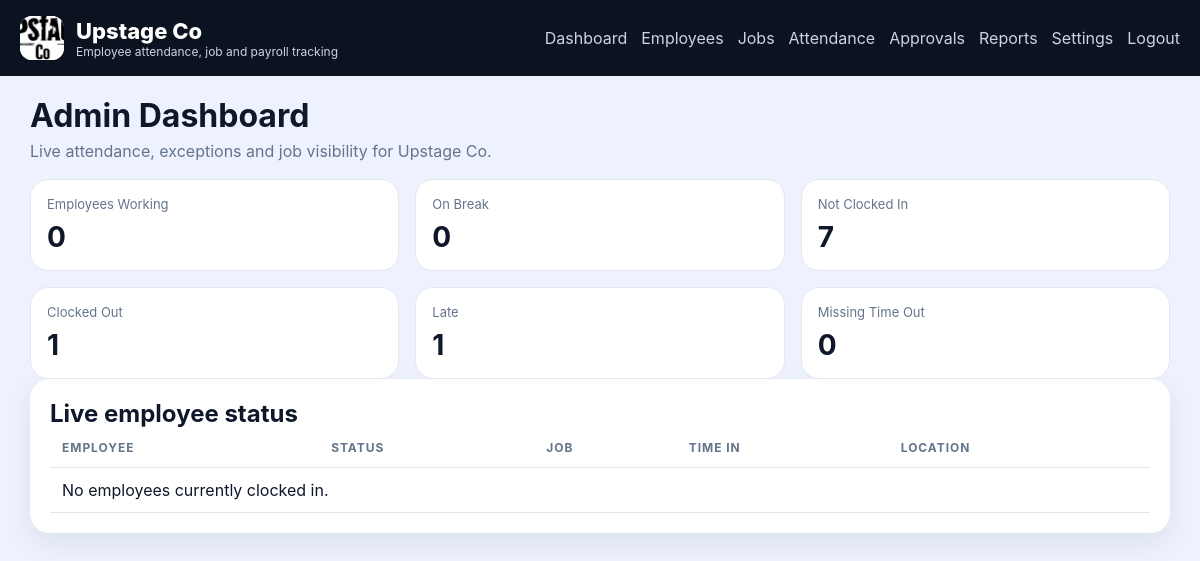
The page /admin (signed in) on the database its author committed.
### app.py (models this page shows)
class CompanySettings(db.Model):
    id = db.Column(db.Integer, primary_key=True)
    company_name = db.Column(db.String(120), default="Upstage Co")
    logo_path = db.Column(db.String(255), default="branding/upstage-company-logo.jpg")
    primary_color = db.Column(db.String(20), default="#111111")
    secondary_color = db.Column(db.String(20), default="#444444")
    timezone = db.Column(db.String(50), default="Australia/Melbourne")
    work_week = db.Column(db.String(50), default="Mon-Fri")
    standard_daily_hours = db.Column(db.Float, default=8.0)
    required_photo = db.Column(db.Boolean, default=True)
    required_gps = db.Column(db.Boolean, default=True)
    geofence_enabled = db.Column(db.Boolean, default=True)
    strict_geofence = db.Column(db.Boolean, default=False)
    geofence_name = db.Column(db.String(120), default="Upstage Workshop")
    geofence_lat = db.Column(db.Float, default=-37.8136)
    geofence_lng = db.Column(db.Float, default=144.9631)
    geofence_radius_m = db.Column(db.Float, default=200.0)
    late_threshold_minutes = db.Column(db.Integer, default=10)
    overtime_threshold_hours = db.Column(db.Float, default=8.0)
    paid_break_minutes = db.Column(db.Integer, default=20)
    unpaid_break_minutes = db.Column(db.Integer, default=30)
    allow_gallery_upload = db.Column(db.Boolean, default=False)
    retention_days = db.Column(db.Integer, default=365)
    enable_break_photo = db.Column(db.Boolean, default=False)

### app.py (the view)
@app.route("/admin")
@login_required(role="admin")
def admin_dashboard():
    metrics = get_today_metrics()
    live = Attendance.query.filter(Attendance.time_out_at.is_(None)).order_by(Attendance.time_in_at.asc()).all()
    return render_template("admin_dashboard.html", metrics=metrics, live=live, users=User, jobs=Job)

### app.py (called while the page is built)
def utcnow():
    return datetime.utcnow()

@app.context_processor
def inject_helpers():
    settings = CompanySettings.query.first()
    return {"current_user": current_user, "company_settings": settings}

def current_user():
    uid = session.get("user_id")
    if not uid:
        return None
    return User.query.get(uid)

def login_required(role=None):
    def deco(fn):
        @wraps(fn)
        def wrapped(*args, **kwargs):
            user = current_user()
            if not user:
                return redirect(url_for("login"))
            if role and user.role != role:
                return redirect(url_for("index"))
            return fn(*args, **kwargs)
        return wrapped
    return deco

### templates/admin_dashboard.html
{% extends 'base.html' %}
{% block content %}
<div class="page-title"><h1>Admin Dashboard</h1><p>Live attendance, exceptions and job visibility for Upstage Co.</p></div>
<section class="stats-grid">
  <div class="stat-card"><span>Employees Working</span><strong>{{ metrics.working }}</strong></div>
  <div class="stat-card"><span>On Break</span><strong>{{ metrics.on_break }}</strong></div>
  <div class="stat-card"><span>Not Clocked In</span><strong>{{ metrics.not_clocked }}</strong></div>
  <div class="stat-card"><span>Clocked Out</span><strong>{{ metrics.clocked_out }}</strong></div>
  <div class="stat-card"><span>Late</span><strong>{{ metrics.late }}</strong></div>
  <div class="stat-card"><span>Missing Time Out</span><strong>{{ metrics.missing_time_out }}</strong></div>
</section>
<section class="card">
  <h2>Live employee status</h2>
  <table>
    <thead><tr><th>Employee</th><th>Status</th><th>Job</th><th>Time In</th><th>Location</th></tr></thead>
    <tbody>
    {% for shift in live %}
      <tr>
        <td>{{ users.query.get(shift.user_id).full_name }}</td>
        <td>{{ shift.status }}</td>
        <td>{{ jobs.query.get(shift.job_id).name }}</td>
        <td>{{ shift.time_in_at|dtfmt }}</td>
        <td>{{ shift.time_in_address }}</td>
      </tr>
    {% else %}
      <tr><td colspan="5">No employees currently clocked in.</td></tr>
    {% endfor %}
    </tbody>
  </table>
</section>
{% endblock %}

### templates/base.html (shortened to what this page needs)
<!doctype html>
<html lang="en">
<head>
  <link rel="stylesheet" href="{{ url_for('static', filename='css/styles.css') }}">
</head>
<body>
  <header class="topbar">
    <div>
      <div class="brand-row">
        <img class="brand-logo" src="{{ url_for('static', filename=(company_settings.logo_path if company_settings and company_settings.logo_path else 'branding/upstage-logo.png')) }}" alt="Company logo">
        <div>
          <div class="brand">{{ company_settings.company_name if company_settings else 'Upstage Time' }}</div>
          <div class="subtitle">Employee attendance, job and payroll tracking</div>
        </div>
      </div>
    </div>
    <nav class="navlinks">
      {% if session.get('user_id') %}
        {% if current_user().role == 'employee' %}
          <a href="{{ url_for('employee_dashboard') }}">Dashboard</a>
          <a href="{{ url_for('employee_history_page') }}">History</a>
          <a href="{{ url_for('employee_timesheet_page') }}">Timesheet</a>
        {% else %}
          <a href="{{ url_for('admin_dashboard') }}">Dashboard</a>
          <a href="{{ url_for('admin_employees_page') }}">Employees</a>
          <a href="{{ url_for('admin_jobs_page') }}">Jobs</a>
          <a href="{{ url_for('admin_attendance_page') }}">Attendance</a>
          <a href="{{ url_for('admin_approvals_page') }}">Approvals</a>
          <a href="{{ url_for('admin_reports_page') }}">Reports</a>
          <a href="{{ url_for('admin_settings_page') }}">Settings</a>
        {% endif %}
        <a href="{{ url_for('logout') }}">Logout</a>
      {% endif %}
    </nav>
  </header>
  <main class="container">
    {% block content %}{% endblock %}
  </main>
</body>
</html>

### static/css/styles.css (style rules this page uses)
:root { --bg:#0b1220; --card:#ffffff; --muted:#64748b; --text:#0f172a; --line:#e2e8f0; --primary:#2563eb; --secondary:#0ea5a4; --danger:#dc2626; --surface:#f8fafc; }
* { box-sizing:border-box }
body { margin:0;font-family:Inter,Arial,sans-serif;background:#eef2ff;color:var(--text) }
a { color:var(--primary);text-decoration:none }
h1,h2,h3,p { margin:0 }
img { max-width:100%;display:block }
.topbar { background:var(--bg);color:#fff;padding:16px 20px;display:flex;justify-content:space-between;gap:20px;align-items:center;position:sticky;top:0;z-index:10 }
.brand-row { display:flex;align-items:center;gap:12px }
.brand-logo { width:44px;height:44px;border-radius:12px;object-fit:cover;background:#fff }
.brand { font-size:22px;font-weight:800 }
.subtitle { font-size:12px;color:#cbd5e1 }
.navlinks { display:flex;gap:14px;flex-wrap:wrap }
.navlinks a { color:#cbd5e1 }
.container { max-width:1180px;margin:0 auto;padding:20px }
.card,.login-card { background:var(--card);border-radius:20px;padding:20px;box-shadow:0 10px 30px rgba(15,23,42,.08);margin-bottom:18px }
.stats-grid { display:grid;grid-template-columns:repeat(3,minmax(0,1fr));gap:16px }
.stat-card { background:#fff;border:1px solid var(--line);border-radius:18px;padding:16px;display:flex;flex-direction:column;gap:8px }
.stat-card span { color:var(--muted);font-size:13px }
.stat-card strong { font-size:28px }
.page-title { margin-bottom:18px }
.page-title p { color:var(--muted);margin-top:6px }
.table-wrap,.card table { overflow:auto }
.card table { width:100%;border-collapse:collapse }
.card th,.card td { padding:12px;border-bottom:1px solid var(--line);text-align:left;vertical-align:top }
.card th { font-size:12px;text-transform:uppercase;letter-spacing:.08em;color:var(--muted) }

### rows shown on the page
CompanySettings: logo_path (picture), company_name "Upstage Co"

### other values the page prints
{{ metrics.working }} "0"
{{ metrics.on_break }} "0"
{{ metrics.not_clocked }} "7"
{{ metrics.clocked_out }} "1"
{{ metrics.late }} "1"
{{ metrics.missing_time_out }} "0"
